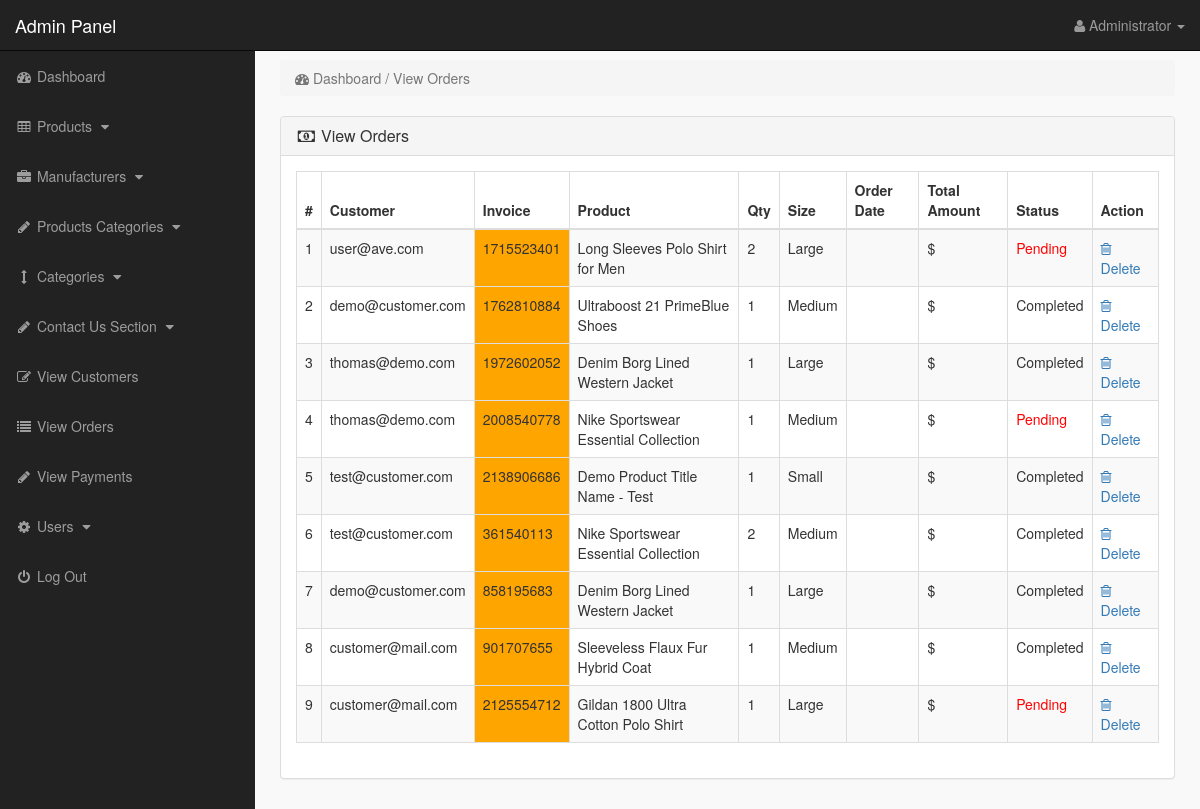
Screenshot of /admin_area/index.php?view_orders (signed in) with the database file from the repository.
### tables this page shows
CREATE TABLE `pending_orders` (
  `order_id` int(10) NOT NULL,
  `customer_id` int(10) NOT NULL,
  `invoice_no` int(10) NOT NULL,
  `product_id` text NOT NULL,
  `qty` int(10) NOT NULL,
  `size` text NOT NULL,
  `order_status` text NOT NULL
);

CREATE TABLE `customers` (
  `customer_id` int(10) NOT NULL,
  `customer_name` varchar(255) NOT NULL,
  `customer_email` varchar(255) NOT NULL,
  `customer_pass` varchar(255) NOT NULL,
  `customer_country` text NOT NULL,
  `customer_city` text NOT NULL,
  `customer_contact` varchar(255) NOT NULL,
  `customer_address` text NOT NULL,
  `customer_image` text NOT NULL,
  `customer_ip` varchar(255) NOT NULL,
  `customer_confirm_code` text NOT NULL
);

CREATE TABLE `products` (
  `product_id` int(10) NOT NULL,
  `p_cat_id` int(10) NOT NULL,
  `cat_id` int(10) NOT NULL,
  `manufacturer_id` int(10) NOT NULL,
  `date` timestamp NOT NULL DEFAULT CURRENT_TIMESTAMP ON UPDATE CURRENT_TIMESTAMP,
  `product_title` text NOT NULL,
  `product_url` text NOT NULL,
  `product_img1` text NOT NULL,
  `product_img2` text NOT NULL,
  `product_img3` text NOT NULL,
  `product_price` int(10) NOT NULL,
  `product_psp_price` int(100) NOT NULL,
  `product_desc` text NOT NULL,
  `product_features` text NOT NULL,
  `product_video` text NOT NULL,
  `product_keywords` text NOT NULL,
  `product_label` text NOT NULL,
  `status` varchar(255) NOT NULL
);

### admin_area/view_orders.php (the view, shortened to what this page needs)
<?php
if(!isset($_SESSION['admin_email'])){
echo "<script>window.open('login.php','_self')</script>";
}
else {
?>
<div class="row">
<div class="col-lg-12">
<ol class="breadcrumb">
<li class="active">
<i class="fa fa-dashboard"></i> Dashboard / View Orders
</li>
</ol>
</div>
</div>
<div class="row">
<div class="col-lg-12">
<div class="panel panel-default">
<div class="panel-heading">
<h3 class="panel-title">
<i class="fa fa-money fa-fw"></i> View Orders
</h3>
</div>
<div class="panel-body">
<div class="table-responsive">
<table class="table table-bordered table-hover table-striped">
<thead>
<tr>
<th>#</th>
<th>Customer</th>
<th>Invoice</th>
<th>Product</th>
<th>Qty</th>
<th>Size</th>
<th>Order Date</th>
<th>Total Amount</th>
<th>Status</th>
<th>Action</th>
</tr>
</thead>
<tbody>
<?php
$i = 0;
$get_orders = "select * from pending_orders";
$run_orders = mysqli_query($con,$get_orders);
while ($row_orders = mysqli_fetch_array($run_orders)) {
$order_id = $row_orders['order_id'];
$c_id = $row_orders['customer_id'];
$invoice_no = $row_orders['invoice_no'];
$product_id = $row_orders['product_id'];
$qty = $row_orders['qty'];
$size = $row_orders['size'];
$order_status = $row_orders['order_status'];
$get_products = "select * from products where product_id='$product_id'";
$run_products = mysqli_query($con,$get_products);
$row_products = mysqli_fetch_array($run_products);
$product_title = $row_products['product_title'];
$i++;
?>
<tr>
<td><?php echo $i; ?></td>
<td>
<?php
$get_customer = "select * from customers where customer_id='$c_id'";
$run_customer = mysqli_query($con,$get_customer);
$row_customer = mysqli_fetch_array($run_customer);
$customer_email = $row_customer['customer_email'];
echo $customer_email;
 ?>
 </td>
<td bgcolor="orange" ><?php echo $invoice_no; ?></td>
<td><?php echo $product_title; ?></td>
<td><?php echo $qty; ?></td>
<td><?php echo $size; ?></td>
<td>
<?php
$get_customer_order = "select * from customer_orders where order_id='$order_id'";
$run_customer_order = mysqli_query($con,$get_customer_order);
$row_customer_order = mysqli_fetch_array($run_customer_order);
$due_amount = $row_customer_order['due_amount'];
?>
</td>
<td>$<?php echo $due_amount; ?></td>
<td>
<?php
if($order_status=='pending'){
echo $order_status='<div style="color:red;">Pending</div>';
}
else{
echo $order_status='Completed';
}
?>
</td>
<td>
<a href="index.php?order_delete=<?php echo $order_id; ?>" >
<i class="fa fa-trash-o" ></i> Delete
</a>
</td>
</tr>
<?php } ?>
</tbody>
</table>
</div>
</div>
</div>
</div>
</div>
<?php } ?>

### admin_area/includes/sidebar.php (shortened to what this page needs)
<?php
if(!isset($_SESSION['admin_email'])){
echo "<script>window.open('login.php','_self')</script>";
}
else {
?>
<nav class="navbar navbar-inverse navbar-fixed-top" >
<div class="navbar-header" >
<a class="navbar-brand" href="index.php?dashboard" >Admin Panel</a>
</div>
<ul class="nav navbar-right top-nav" >
<li class="dropdown" >
<a href="#" class="dropdown-toggle" data-toggle="dropdown" >
<i class="fa fa-user" ></i>
<?php echo $admin_name; ?> <b class="caret" ></b>
</a>
</li>
</ul>
<div class="collapse navbar-collapse navbar-ex1-collapse">
<ul class="nav navbar-nav side-nav">
<li>
<a href="index.php?dashboard">
<i class="fa fa-fw fa-dashboard"></i> Dashboard
</a>
</li>
<li>
<a href="#" data-toggle="collapse" data-target="#products">
<i class="fa fa-fw fa-table"></i> Products
<i class="fa fa-fw fa-caret-down"></i>
</a>
</li>
<li>
<a href="#" data-toggle="collapse" data-target="#manufacturers">
<i class="fa fa-fw fa-briefcase"></i> Manufacturers
<i class="fa fa-fw fa-caret-down"></i>
</a>
</li>
<li>
<a href="#" data-toggle="collapse" data-target="#p_cat">
<i class="fa fa-fw fa-pencil"></i> Products Categories
<i class="fa fa-fw fa-caret-down"></i>
</a>
</li>
<li>
<a href="#" data-toggle="collapse" data-target="#cat">
<i class="fa fa-fw fa-arrows-v"></i> Categories
<i class="fa fa-fw fa-caret-down"></i>
</a>
</li>
<li>
<a href="#" data-toggle="collapse" data-target="#contact_us">
<i class="fa fa-fw fa-pencil"> </i> Contact Us Section
<i class="fa fa-fw fa-caret-down"></i>
</a>
</li>
<li>
<a href="index.php?view_customers">
<i class="fa fa-fw fa-edit"></i> View Customers
</a>
</li>
<li>
<a href="index.php?view_orders">
<i class="fa fa-fw fa-list"></i> View Orders
</a>
</li>
<li>
<a href="index.php?view_payments">
<i class="fa fa-fw fa-pencil"></i> View Payments
</a>
</li>
<li>
<a href="#" data-toggle="collapse" data-target="#users">
<i class="fa fa-fw fa-gear"></i> Users
<i class="fa fa-fw fa-caret-down"></i>
</a>
</li>
<li>
<a href="logout.php">
<i class="fa fa-fw fa-power-off"></i> Log Out
</a>
</li>
</ul>
</div>
</nav>
<?php } ?>

### admin_area/css/style.css (style rules this page uses)
body { margin-top:100px; }
@media (min-width: 768px) { body { margin-top:50px; } }
.top-nav { padding:0 15px; }
.top-nav>li { display:inline-block; float:left; }
.top-nav>li>a { padding-top:15px; padding-bottom:15px; line-height:20px; color:#999; }
@media (min-width: 768px) { .side-nav { position:fixed; top:51px; width:255px; border-radius:0; overflow-y:auto; background-color: #222; bottom:0; overflow-x:hidden; padding-bottom:40px; } }
@media (min-width: 768px) { .side-nav>li>a { width:255px; } }
.panel-body { border-radius:5px; }

### rows the page displays
pending_orders: customer.customer_email "user@ave.com", invoice_no "1715523401", product.product_title "Long Sleeves Polo Shirt for Men", qty "2", size "Large", order_status "Pending"
pending_orders: customer.customer_email "demo@customer.com", invoice_no "1762810884", product.product_title "Ultraboost 21 PrimeBlue Shoes", qty "1", size "Medium"
pending_orders: customer.customer_email "thomas@demo.com", invoice_no "1972602052", product.product_title "Denim Borg Lined Western Jacket", qty "1", size "Large"
pending_orders: customer.customer_email "thomas@demo.com", invoice_no "2008540778", product.product_title "Nike Sportswear Essential Collection", qty "1", size "Medium", order_status "Pending"
pending_orders: customer.customer_email "test@customer.com", invoice_no "2138906686", product.product_title "Demo Product Title Name - Test", qty "1", size "Small"
pending_orders: customer.customer_email "test@customer.com", invoice_no "361540113", product.product_title "Nike Sportswear Essential Collection", qty "2", size "Medium"
pending_orders: customer.customer_email "demo@customer.com", invoice_no "858195683", product.product_title "Denim Borg Lined Western Jacket", qty "1", size "Large"
pending_orders: customer.customer_email "customer@mail.com", invoice_no "901707655", product.product_title "Sleeveless Flaux Fur Hybrid Coat", qty "1", size "Medium"
pending_orders: customer.customer_email "customer@mail.com", invoice_no "2125554712", product.product_title "Gildan 1800 Ultra Cotton Polo Shirt", qty "1", size "Large", order_status "Pending"

### other values shown
$admin_name "Administrator"
